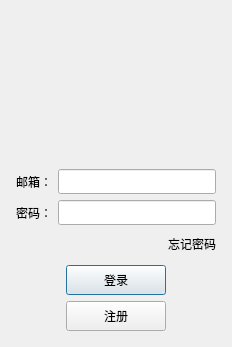
<?xml version="1.0" encoding="UTF-8"?>
<ui version="4.0">
 <class>LoginDialog</class>
 <widget class="QDialog" name="LoginDialog">
  <property name="geometry">
   <rect>
    <x>0</x>
    <y>0</y>
    <width>232</width>
    <height>347</height>
   </rect>
  </property>
  <property name="minimumSize">
   <size>
    <width>232</width>
    <height>347</height>
   </size>
  </property>
  <property name="maximumSize">
   <size>
    <width>400</width>
    <height>536</height>
   </size>
  </property>
  <property name="windowTitle">
   <string>Dialog</string>
  </property>
  <layout class="QVBoxLayout" name="verticalLayout_2">
   <item>
    <layout class="QVBoxLayout" name="verticalLayout">
     <property name="leftMargin">
      <number>5</number>
     </property>
     <property name="topMargin">
      <number>5</number>
     </property>
     <property name="rightMargin">
      <number>5</number>
     </property>
     <property name="bottomMargin">
      <number>5</number>
     </property>
     <item>
      <widget class="QLabel" name="err_label">
       <property name="text">
        <string/>
       </property>
       <property name="alignment">
        <set>Qt::AlignCenter</set>
       </property>
      </widget>
     </item>
     <item>
      <layout class="QHBoxLayout" name="horizontalLayout_5">
       <item>
        <spacer name="horizontalSpacer_6">
         <property name="orientation">
          <enum>Qt::Horizontal</enum>
         </property>
         <property name="sizeHint" stdset="0">
          <size>
           <width>40</width>
           <height>20</height>
          </size>
         </property>
        </spacer>
       </item>
       <item>
        <widget class="QLabel" name="head_label">
         <property name="minimumSize">
          <size>
           <width>200</width>
           <height>125</height>
          </size>
         </property>
         <property name="maximumSize">
          <size>
           <width>300</width>
           <height>200</height>
          </size>
         </property>
         <property name="text">
          <string/>
         </property>
         <property name="pixmap">
          <pixmap resource="rc.qrc">:/res/mLogin.png</pixmap>
         </property>
         <property name="scaledContents">
          <bool>true</bool>
         </property>
        </widget>
       </item>
       <item>
        <spacer name="horizontalSpacer_7">
         <property name="orientation">
          <enum>Qt::Horizontal</enum>
         </property>
         <property name="sizeHint" stdset="0">
          <size>
           <width>40</width>
           <height>20</height>
          </size>
         </property>
        </spacer>
       </item>
      </layout>
     </item>
     <item>
      <spacer name="verticalSpacer">
       <property name="orientation">
        <enum>Qt::Vertical</enum>
       </property>
       <property name="sizeHint" stdset="0">
        <size>
         <width>20</width>
         <height>40</height>
        </size>
       </property>
      </spacer>
     </item>
     <item>
      <layout class="QHBoxLayout" name="horizontalLayout">
       <item>
        <widget class="QLabel" name="email_label">
         <property name="minimumSize">
          <size>
           <width>0</width>
           <height>25</height>
          </size>
         </property>
         <property name="maximumSize">
          <size>
           <width>16777215</width>
           <height>25</height>
          </size>
         </property>
         <property name="text">
          <string>邮箱：</string>
         </property>
        </widget>
       </item>
       <item>
        <widget class="QLineEdit" name="email_edit">
         <property name="minimumSize">
          <size>
           <width>0</width>
           <height>25</height>
          </size>
         </property>
         <property name="maximumSize">
          <size>
           <width>16777215</width>
           <height>25</height>
          </size>
         </property>
        </widget>
       </item>
      </layout>
     </item>
     <item>
      <layout class="QHBoxLayout" name="horizontalLayout_3">
       <item>
        <widget class="QLabel" name="pass_label">
         <property name="text">
          <string>密码：</string>
         </property>
        </widget>
       </item>
       <item>
        <widget class="QLineEdit" name="passwd_edit">
         <property name="minimumSize">
          <size>
           <width>0</width>
           <height>25</height>
          </size>
         </property>
         <property name="maximumSize">
          <size>
           <width>16777215</width>
           <height>25</height>
          </size>
         </property>
        </widget>
       </item>
      </layout>
     </item>
     <item>
      <layout class="QHBoxLayout" name="horizontalLayout_4">
       <item>
        <spacer name="horizontalSpacer">
         <property name="orientation">
          <enum>Qt::Horizontal</enum>
         </property>
         <property name="sizeHint" stdset="0">
          <size>
           <width>40</width>
           <height>20</height>
          </size>
         </property>
        </spacer>
       </item>
       <item>
        <widget class="ClickedLabel" name="forget_label">
         <property name="minimumSize">
          <size>
           <width>0</width>
           <height>25</height>
          </size>
         </property>
         <property name="maximumSize">
          <size>
           <width>16777215</width>
           <height>25</height>
          </size>
         </property>
         <property name="text">
          <string>忘记密码</string>
         </property>
        </widget>
       </item>
      </layout>
     </item>
     <item>
      <spacer name="verticalSpacer_2">
       <property name="orientation">
        <enum>Qt::Vertical</enum>
       </property>
       <property name="sizeHint" stdset="0">
        <size>
         <width>20</width>
         <height>40</height>
        </size>
       </property>
      </spacer>
     </item>
     <item>
      <layout class="QHBoxLayout" name="horizontalLayout_6">
       <item>
        <spacer name="horizontalSpacer_3">
         <property name="orientation">
          <enum>Qt::Horizontal</enum>
         </property>
         <property name="sizeHint" stdset="0">
          <size>
           <width>40</width>
           <height>20</height>
          </size>
         </property>
        </spacer>
       </item>
       <item>
        <widget class="QPushButton" name="Login_btn">
         <property name="minimumSize">
          <size>
           <width>100</width>
           <height>30</height>
          </size>
         </property>
         <property name="maximumSize">
          <size>
           <width>100</width>
           <height>30</height>
          </size>
         </property>
         <property name="text">
          <string>登录</string>
         </property>
        </widget>
       </item>
       <item>
        <spacer name="horizontalSpacer_2">
         <property name="orientation">
          <enum>Qt::Horizontal</enum>
         </property>
         <property name="sizeHint" stdset="0">
          <size>
           <width>40</width>
           <height>20</height>
          </size>
         </property>
        </spacer>
       </item>
      </layout>
     </item>
     <item>
      <layout class="QHBoxLayout" name="horizontalLayout_7">
       <item>
        <spacer name="horizontalSpacer_4">
         <property name="orientation">
          <enum>Qt::Horizontal</enum>
         </property>
         <property name="sizeHint" stdset="0">
          <size>
           <width>40</width>
           <height>20</height>
          </size>
         </property>
        </spacer>
       </item>
       <item>
        <widget class="QPushButton" name="reg_btn">
         <property name="minimumSize">
          <size>
           <width>100</width>
           <height>30</height>
          </size>
         </property>
         <property name="maximumSize">
          <size>
           <width>100</width>
           <height>30</height>
          </size>
         </property>
         <property name="text">
          <string>注册</string>
         </property>
        </widget>
       </item>
       <item>
        <spacer name="horizontalSpacer_5">
         <property name="orientation">
          <enum>Qt::Horizontal</enum>
         </property>
         <property name="sizeHint" stdset="0">
          <size>
           <width>40</width>
           <height>20</height>
          </size>
         </property>
        </spacer>
       </item>
      </layout>
     </item>
    </layout>
   </item>
  </layout>
 </widget>
 <customwidgets>
  <customwidget>
   <class>ClickedLabel</class>
   <extends>QLabel</extends>
   <header location="global">clickedlabel.h</header>
  </customwidget>
 </customwidgets>
 <resources>
  <include location="rc.qrc"/>
 </resources>
 <connections/>
</ui>
